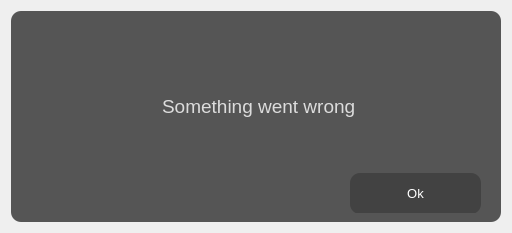
<?xml version="1.0" encoding="UTF-8"?>
<ui version="4.0">
 <class>AlertDialog</class>
 <widget class="QDialog" name="AlertDialog">
  <property name="geometry">
   <rect>
    <x>0</x>
    <y>0</y>
    <width>512</width>
    <height>233</height>
   </rect>
  </property>
  <property name="windowTitle">
   <string>Dialog</string>
  </property>
  <property name="styleSheet">
   <string notr="true"/>
  </property>
  <layout class="QVBoxLayout" name="verticalLayout">
   <item>
    <widget class="QFrame" name="frame">
     <property name="styleSheet">
      <string notr="true">QFrame{
 background-color: rgb(85, 85, 85);
	color: rgb(220, 220, 220);
	border-radius: 10px;
}</string>
     </property>
     <property name="frameShape">
      <enum>QFrame::NoFrame</enum>
     </property>
     <property name="frameShadow">
      <enum>QFrame::Raised</enum>
     </property>
     <layout class="QVBoxLayout" name="verticalLayout_2">
      <property name="leftMargin">
       <number>9</number>
      </property>
      <item>
       <widget class="QFrame" name="title_frame">
        <property name="minimumSize">
         <size>
          <width>0</width>
          <height>40</height>
         </size>
        </property>
        <property name="maximumSize">
         <size>
          <width>16777215</width>
          <height>40</height>
         </size>
        </property>
        <property name="frameShadow">
         <enum>QFrame::Raised</enum>
        </property>
        <layout class="QHBoxLayout" name="horizontalLayout">
         <property name="spacing">
          <number>9</number>
         </property>
         <property name="leftMargin">
          <number>0</number>
         </property>
         <property name="topMargin">
          <number>0</number>
         </property>
         <item>
          <widget class="QLabel" name="label">
           <property name="minimumSize">
            <size>
             <width>40</width>
             <height>0</height>
            </size>
           </property>
           <property name="maximumSize">
            <size>
             <width>60</width>
             <height>16777215</height>
            </size>
           </property>
           <property name="text">
            <string/>
           </property>
           <property name="pixmap">
            <pixmap resource="../resource/asset.qrc">:/icons/asset/info.svg</pixmap>
           </property>
          </widget>
         </item>
         <item>
          <widget class="QLabel" name="label_2">
           <property name="minimumSize">
            <size>
             <width>270</width>
             <height>0</height>
            </size>
           </property>
           <property name="maximumSize">
            <size>
             <width>270</width>
             <height>16777215</height>
            </size>
           </property>
           <property name="text">
            <string/>
           </property>
          </widget>
         </item>
         <item>
          <widget class="QPushButton" name="btn_minimize">
           <property name="minimumSize">
            <size>
             <width>30</width>
             <height>30</height>
            </size>
           </property>
           <property name="maximumSize">
            <size>
             <width>17</width>
             <height>17</height>
            </size>
           </property>
           <property name="styleSheet">
            <string notr="true">QPushButton{
	background-color: rgb(85, 85, 85);
	border:none;
	border-radius: 8px;
}

QPushButton:hover{	
	background-color: rgb(120, 117, 113);
	
}</string>
           </property>
           <property name="text">
            <string/>
           </property>
           <property name="icon">
            <iconset resource="../resource/asset.qrc">
             <normaloff>:/icons/asset/minimize.svg</normaloff>:/icons/asset/minimize.svg</iconset>
           </property>
           <property name="iconSize">
            <size>
             <width>30</width>
             <height>30</height>
            </size>
           </property>
          </widget>
         </item>
         <item>
          <widget class="QPushButton" name="btn_maximize">
           <property name="minimumSize">
            <size>
             <width>30</width>
             <height>30</height>
            </size>
           </property>
           <property name="maximumSize">
            <size>
             <width>17</width>
             <height>17</height>
            </size>
           </property>
           <property name="styleSheet">
            <string notr="true">QPushButton{
	background-color: rgb(85, 85, 85);
	border:none;
	border-radius: 8px;
}

QPushButton:hover{	
	background-color: rgb(120, 117, 113);	
}</string>
           </property>
           <property name="text">
            <string/>
           </property>
           <property name="icon">
            <iconset resource="../resource/asset.qrc">
             <normaloff>:/icons/asset/maximize.svg</normaloff>:/icons/asset/maximize.svg</iconset>
           </property>
           <property name="iconSize">
            <size>
             <width>30</width>
             <height>30</height>
            </size>
           </property>
          </widget>
         </item>
         <item>
          <widget class="QPushButton" name="btn_close">
           <property name="minimumSize">
            <size>
             <width>30</width>
             <height>30</height>
            </size>
           </property>
           <property name="maximumSize">
            <size>
             <width>17</width>
             <height>17</height>
            </size>
           </property>
           <property name="styleSheet">
            <string notr="true">QPushButton{
	background-color: rgb(85,85, 85);
	border:none;
	border-radius: 8px;
}

QPushButton:hover{	
	background-color: rgb(255, 0, 0);
	
}</string>
           </property>
           <property name="text">
            <string/>
           </property>
           <property name="icon">
            <iconset resource="../resource/asset.qrc">
             <normaloff>:/icons/asset/x-square.svg</normaloff>:/icons/asset/x-square.svg</iconset>
           </property>
           <property name="iconSize">
            <size>
             <width>30</width>
             <height>30</height>
            </size>
           </property>
          </widget>
         </item>
        </layout>
       </widget>
      </item>
      <item>
       <widget class="QFrame" name="content_frame">
        <property name="frameShape">
         <enum>QFrame::NoFrame</enum>
        </property>
        <property name="frameShadow">
         <enum>QFrame::Raised</enum>
        </property>
        <layout class="QHBoxLayout" name="horizontalLayout_2">
         <property name="leftMargin">
          <number>0</number>
         </property>
         <property name="topMargin">
          <number>0</number>
         </property>
         <property name="rightMargin">
          <number>0</number>
         </property>
         <property name="bottomMargin">
          <number>0</number>
         </property>
         <item>
          <widget class="QLabel" name="content">
           <property name="font">
            <font>
             <family>Segoe UI</family>
             <pointsize>14</pointsize>
             <weight>50</weight>
             <bold>false</bold>
            </font>
           </property>
           <property name="text">
            <string> Something went wrong</string>
           </property>
           <property name="alignment">
            <set>Qt::AlignCenter</set>
           </property>
           <property name="wordWrap">
            <bool>true</bool>
           </property>
          </widget>
         </item>
        </layout>
       </widget>
      </item>
      <item>
       <widget class="QFrame" name="btn_frame">
        <property name="minimumSize">
         <size>
          <width>0</width>
          <height>60</height>
         </size>
        </property>
        <property name="maximumSize">
         <size>
          <width>16777215</width>
          <height>60</height>
         </size>
        </property>
        <property name="frameShape">
         <enum>QFrame::NoFrame</enum>
        </property>
        <property name="frameShadow">
         <enum>QFrame::Raised</enum>
        </property>
        <widget class="QPushButton" name="btn_close_alert">
         <property name="geometry">
          <rect>
           <x>330</x>
           <y>20</y>
           <width>131</width>
           <height>41</height>
          </rect>
         </property>
         <property name="font">
          <font>
           <pointsize>10</pointsize>
          </font>
         </property>
         <property name="styleSheet">
          <string notr="true">QPushButton{
	color: rgb(255, 255, 255);
	 background-color: rgb(66, 66, 66);	
	
	border-radius: 10px;
}

QPushButton:hover{
	border-radius: 20px;
}

QPushButton:pressed{
	border: 2px solid rgb(255,255,255);	
}</string>
         </property>
         <property name="text">
          <string>Ok</string>
         </property>
         <property name="iconSize">
          <size>
           <width>30</width>
           <height>30</height>
          </size>
         </property>
         <property name="flat">
          <bool>true</bool>
         </property>
        </widget>
       </widget>
      </item>
     </layout>
    </widget>
   </item>
  </layout>
 </widget>
 <resources>
  <include location="../resource/asset.qrc"/>
 </resources>
 <connections/>
</ui>
